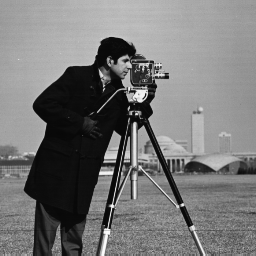
%> input picture Modern_signal_processing/Cameraman.bmp, 256 x 256 px
$ octave test.m   (GNU Octave 9; MATLAB toolbox functions it lacks are replaced by stand-ins)
%> lines starting %> are read from the running program, lines starting %| are printed output that depends on the picture
### Modern_signal_processing/window2.m
% This function creates a 2 dimentional window for a sample image, it takes
% the dimension of the window and applies the 1D window function
% This is does NOT using a rotational symmetric method to generate a 2 window
%
% Disi A ---- May,16, 2013
%     [N,M]=size(imgage);
% ---------------------------------------------------------------------
%     w_type is defined by the following
%     @bartlett       - Bartlett window.
%     @barthannwin    - Modified Bartlett-Hanning window.
%     @blackman       - Blackman window.
%     @blackmanharris - Minimum 4-term Blackman-Harris window.
%     @bohmanwin      - Bohman window.
%     @chebwin        - Chebyshev window.
%     @flattopwin     - Flat Top window.
%     @gausswin       - Gaussian window.
%     @hamming        - Hamming window.
%     @hann           - Hann window.
%     @kaiser         - Kaiser window.
%     @nuttallwin     - Nuttall defined minimum 4-term Blackman-Harris window.
%     @parzenwin      - Parzen (de la Valle-Poussin) window.
%     @rectwin        - Rectangular window.
%     @taylorwin      - Taylor window.
%     @tukeywin       - Tukey window.
%     @triang         - Triangular window.
%
%   Example:
%   To compute windowed 2D fFT
%   [r,c]=size(img);
%   w=window2(r,c,@hamming);
% 	fft2(img.*w);

function w=window2(N,M,w_func)

wc=window(w_func,N);
wr=window(w_func,M);
[maskr,maskc]=meshgrid(wr,wc);

%maskc=repmat(wc,1,M); Old version
%maskr=repmat(wr',N,1);

w=maskr.*maskc;

end

### Modern_signal_processing/test.m
% 取频率为1
%%%%%%%%%%%%%经典法%%%%%%%%%%%%%%%%%%
figure(1)
I1 = imread('Cameraman.bmp','bmp');
%> I1 is the input picture: size 256x256 uint8; min 7, max 253, mean 118.7
N1 = 256;       % 信号长度，取原图大小，即长宽大小256
psd1 = abs(fftshift(fft2(I1))/N1).^2;  % 利用二维傅里叶变换获取图像数据功率谱数据
psd1 = 10 * log10(psd1);
f = (0: length(psd1)-1) * 1 / length(psd1);   % 计算频率
%> f = 256 values from 0 to 0.996
subplot(2, 1, 1)
mesh(f, f, psd1)
xlabel('横向频率/Hz')   %设置横坐标
ylabel('纵向频率/Hz')    %设置横坐标轴
zlabel('功率/dB')    %设置横坐标轴
title("原数据功率谱");
subplot(2, 1, 2)
plot(f, psd1(N1/2, :))
xlabel('频率/Hz')   %设置横坐标
ylabel('功率/dB')    %设置横坐标轴
title("功率谱截面图");

%%%%%%%%%%%%采样长度为原来的一般%%%%%%%%%%%%%%%
figure(2)
N2 = N1/8;
I4=I1(1:8:end,1:8:end);     % 信号长度变为原来的1/8
psd2 = abs(fftshift(fft2(I4))/N2).^2;
psd2 = 10 * log10(psd2);
mesh(psd2)
f = (0: length(psd2)-1) * 1 / length(psd2);   % 计算频率
%> f = 32 values from 0 to 0.969
subplot(2, 1, 1)
mesh(f, f, psd2)
xlabel('横向频率/Hz')   %设置横坐标
ylabel('纵向频率/Hz')    %设置横坐标轴
zlabel('功率/dB')    %设置横坐标轴
title("采样长度变为原来1/8");
subplot(2, 1, 2)
plot(f, psd2(N2/2, :))
xlabel('频率/Hz')   %设置横坐标
ylabel('功率/dB')    %设置横坐标轴
title("功率谱截面图");


% 平均法，将图像横纵分成四等分，无重叠
I2 = double(imcrop(I1,[1,1,127,127]));
I3 = double(imcrop(I1,[1,129,127,127]));
I4 = double(imcrop(I1,[129,1,127,127]));
%> I4: size 128x128 double
I5 = double(imcrop(I1,[129,129,127,127]));

N3 = N1/2;
Nsec = N3;

%%%%%%%%%%%%平滑法%%%%%%%%%%%%%%%%%%%%%
figure(6)
w = window2(128, 128, @hamming);        % 二维汉明窗

psd3_2 = (abs(fft2(w.*I2, Nsec, Nsec)).^2) ./ (norm(w).^2);  % 计算每段的功率谱
psd3_2 = 10 * log10(psd3_2);            % 转化为分贝
psd3_3 = (abs(fft2(w.*I3, Nsec, Nsec)).^2) ./ (norm(w).^2);
psd3_3 = 10 * log10(psd3_3);
psd3_4 = (abs(fft2(w.*I4, Nsec, Nsec)).^2) ./ (norm(w).^2);
psd3_4 = 10 * log10(psd3_4);
psd3_5 = (abs(fft2(w.*I5, Nsec, Nsec)).^2) ./ (norm(w).^2);
psd3_5 = 10 * log10(psd3_5);
% fftshift 移动零频点到频谱中间，以便对频谱进行观察
psd3 = fftshift((psd3_2 + psd3_3 + psd3_4 + psd3_5) / 4);  % 平均法 分为四段,
f = (0: length(psd3)-1) * 1 / length(psd3);   % 计算频率
%> f = 128 values from 0 to 0.992
mesh(f, f, psd3)
subplot(2, 1, 1)
mesh(f, f, psd3)
xlabel('横向频率/Hz')   %设置横坐标
ylabel('纵向频率/Hz')    %设置横坐标轴
zlabel('功率/dB')    %设置横坐标轴
title("平滑法（汉明窗）");
subplot(2, 1, 2)
plot(f, psd3(N3/2, :))
xlabel('频率/Hz')   %设置横坐标
ylabel('功率/dB')    %设置横坐标轴
axis([0 1 0 100])
title("平滑法（汉明窗）功率谱截面图");

%%%%%%%%%%%%平均法%%%%%%%%%%%%%%%%%%%%%
figure(7)
psd4_2 = (abs(fft2(I2, Nsec, Nsec)).^2)./ Nsec;  % 将图像进行傅里叶变换并计算出功率谱密度
psd4_2 = 10 * log10(psd4_2);            % 转化为分贝
psd4_3 = (abs(fft2(I3, Nsec, Nsec)).^2)./ Nsec;
psd4_3 = 10 * log10(psd4_3);
psd4_4 = (abs(fft2(I4, Nsec, Nsec)).^2)./ Nsec;
psd4_4 = 10 * log10(psd4_4);
psd4_5 = (abs(fft2(I5, Nsec, Nsec)).^2)./ Nsec;
psd4_5 = 10 * log10(psd4_5);
% fftshift 移动零频点到频谱中间，以便对频谱进行观察
psd4 = fftshift((psd4_2 + psd4_3 + psd4_4 + psd4_5) / 4);  % 平均法 分为四段
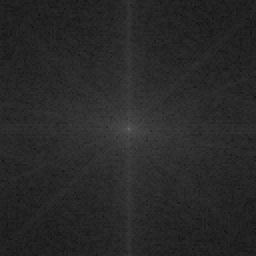
%> psd4: size 128x128 double (shown 2 times larger); min 20.48, max 104.4, mean 40.6
f = (0: length(psd4)-1) * 1 / length(psd4);   % 计算频率
subplot(2, 1, 1)
mesh(f, f, psd4)
xlabel('横向频率/Hz')   %设置横坐标
ylabel('纵向频率/Hz')    %设置横坐标轴
zlabel('功率/dB')    %设置横坐标轴
title("平均法");
subplot(2, 1, 2)
plot(f, psd4(N3/2, :))
xlabel('频率/Hz')   %设置横坐标
ylabel('功率/dB')    %设置横坐标轴
axis([0 1 0 100])
title("平均法功率谱截面图");

%%%%%%%%%%%%welch法%%%%%%%%%%%%%%%%%%%%%
figure(8)
% K = ((256 - 128/2)/128/2)^2;
I6 = double(imcrop(I1,[65,1,127,127]));
I7 = double(imcrop(I1,[129,65,127,127]));
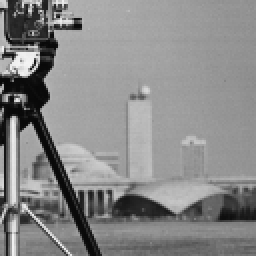
%> I7: size 128x128 double (shown 2 times larger); min 8, max 244, mean 136.2
I8 = double(imcrop(I1,[65,129,127,127]));
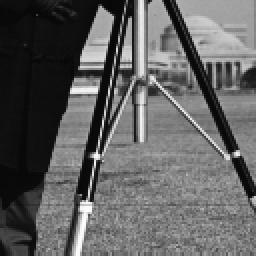
%> I8: size 128x128 double (shown 2 times larger); min 8, max 253, mean 96.5
I9 = double(imcrop(I1,[1,65,127,127]));
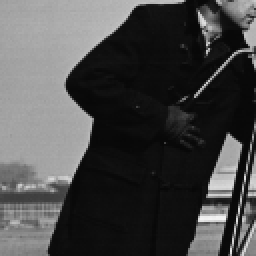
%> I9: size 128x128 double (shown 2 times larger); min 7, max 243, mean 72.3
I10 = double(imcrop(I1,[65,65,127,127]));
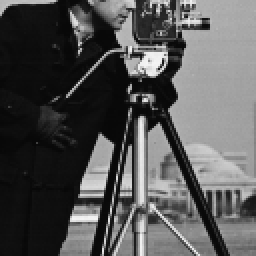
%> I10: size 128x128 double (shown 2 times larger); min 8, max 244, mean 84.8

psd5_2 = (abs(fft2(w.*I2, Nsec, Nsec)).^2) / (norm(w).^2);  % 将图像进行傅里叶变换并计算出功率谱密度
psd5_2 = 10 * log10(psd5_2);            % 转化为分贝
psd5_3 = (abs(fft2(w.*I3, Nsec, Nsec)).^2) / (norm(w).^2);
psd5_3 = 10 * log10(psd5_3);
psd5_4 = (abs(fft2(w.*I4, Nsec, Nsec)).^2) / (norm(w).^2);
psd5_4 = 10 * log10(psd5_4);
psd5_5 = (abs(fft2(w.*I5, Nsec, Nsec)).^2) / (norm(w).^2);
psd5_5 = 10 * log10(psd5_5);

psd5_6 = (abs(fft2(w.*I6, Nsec, Nsec)).^2) / (norm(w).^2);
psd5_6 = 10 * log10(psd5_6);            % 转化为分贝
psd5_7 = (abs(fft2(w.*I7, Nsec, Nsec)).^2) / (norm(w).^2);
psd5_7 = 10 * log10(psd5_7);            % 转化为分贝
psd5_8 = (abs(fft2(w.*I8, Nsec, Nsec)).^2) / (norm(w).^2);
psd5_8 = 10 * log10(psd5_8);            % 转化为分贝
psd5_9 = (abs(fft2(w.*I9, Nsec, Nsec)).^2) / (norm(w).^2);
psd5_9 = 10 * log10(psd5_9);            % 转化为分贝
psd5_10 = (abs(fft2(w.*I10, Nsec, Nsec)).^2) / (norm(w).^2);
psd5_10 = 10 * log10(psd5_10);            % 转化为分贝
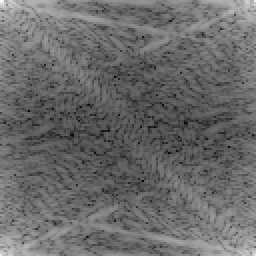
%> psd5_10: size 128x128 double (shown 2 times larger); min -15.66, max 77.61, mean 23.4; drawn with min black and max white

psd5 = fftshift((psd5_2 + psd5_3 + psd5_4 +...
                        psd5_5 + psd5_6 + psd5_7 +...
                        psd5_8 + psd5_9 + psd5_10) / 9);
f = (0: length(psd5)-1) * 1 / length(psd5);   % 计算频率
mesh(f, f, psd5)
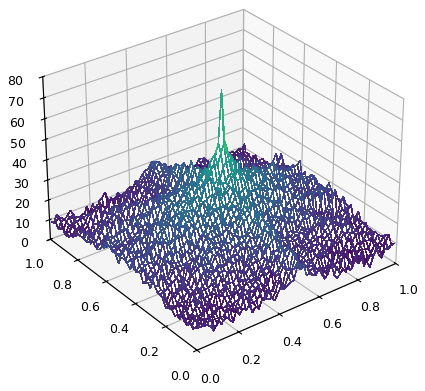
%> figure redrawn from the program's plot data
subplot(2, 1, 1)
mesh(f, f, psd5)
xlabel('横向频率/Hz')   %设置横坐标
ylabel('纵向频率/Hz')    %设置横坐标轴
zlabel('功率/dB')    %设置横坐标轴
title("Welch法");
subplot(2, 1, 2)
plot(f, psd5(N3/2, :))
xlabel('频率/Hz')   %设置横坐标
ylabel('功率/dB')    %设置横坐标轴
axis([0 1 0 100])
title("Welch法功率谱截面图");

%%%%%%%%%%%%平均法 折叠一半%%%%%%%%%%%%%%%%%%%%%
figure(9)

psd6_2 = (abs(fft2(I2, Nsec, Nsec)).^2)./ Nsec;  % 将图像进行傅里叶变换并计算出功率谱密度
psd6_2 = 10 * log10(psd6_2);            % 转化为分贝
psd6_3 = (abs(fft2(I3, Nsec, Nsec)).^2)./ Nsec;
psd6_3 = 10 * log10(psd6_3);
psd6_4 = (abs(fft2(I4, Nsec, Nsec)).^2)./ Nsec;
psd6_4 = 10 * log10(psd6_4);
psd6_5 = (abs(fft2(I5, Nsec, Nsec)).^2)./ Nsec;
psd6_5 = 10 * log10(psd6_5);

psd6_6 = (abs(fft2(I6, Nsec, Nsec)).^2)./ Nsec;  % 将图像进行傅里叶变换并计算出功率谱密度
psd6_6 = 10 * log10(psd6_6);            % 转化为分贝
psd6_7 = (abs(fft2(I7, Nsec, Nsec)).^2)./ Nsec;
psd6_7 = 10 * log10(psd6_7);
psd6_8 = (abs(fft2(I8, 128, 128)).^2)./ Nsec;
psd6_8 = 10 * log10(psd6_8);
psd6_9 = (abs(fft2(I9, 128, 128)).^2)./ Nsec;
psd6_9 = 10 * log10(psd6_9);
psd6_10 = (abs(fft2(I10, Nsec, Nsec)).^2)./ Nsec;
psd6_10 = 10 * log10(psd6_10);

psd6 = fftshift((psd6_2 + psd6_5 + psd6_8 +...
                        psd6_3 + psd6_6 + psd6_9 +...
                        psd6_4 + psd6_7 + psd6_10) / 9);
f = (0: length(psd6)-1) * 1 / length(psd6);   % 计算频率
mesh(f, f, psd6)
subplot(2, 1, 1)
mesh(f, f, psd6)
xlabel('横向频率/Hz')   %设置横坐标
ylabel('纵向频率/Hz')    %设置横坐标轴
zlabel('功率/dB')    %设置横坐标轴
title("平均法（折叠一半）");
subplot(2, 1, 2)
plot(f, psd6(N3/2, :))
xlabel('频率/Hz')   %设置横坐标
ylabel('功率/dB')    %设置横坐标轴
axis([0 1 0 100])
title("平均法（折叠一半）功率谱截面图");
